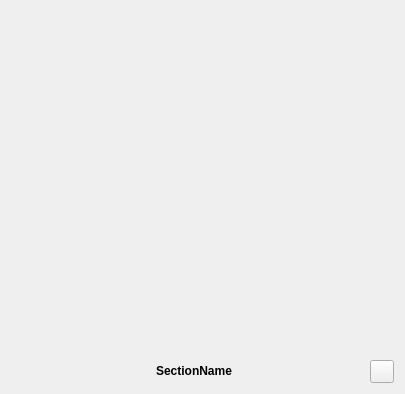
<?xml version="1.0" encoding="UTF-8"?>
<ui version="4.0">
 <class>CoreFlexiToolBarSection</class>
 <widget class="QWidget" name="CoreFlexiToolBarSection">
  <property name="geometry">
   <rect>
    <x>0</x>
    <y>0</y>
    <width>405</width>
    <height>394</height>
   </rect>
  </property>
  <property name="windowTitle">
   <string>CoreFlexiToolBarSection</string>
  </property>
  <layout class="QVBoxLayout" name="verticalLayout_2">
   <item>
    <layout class="QVBoxLayout" name="verticalLayout">
     <item>
      <widget class="QWidget" name="innerWidgetPlaceholder" native="true">
       <layout class="QVBoxLayout" name="verticalLayout_3"/>
      </widget>
     </item>
     <item>
      <spacer name="verticalSpacer">
       <property name="orientation">
        <enum>Qt::Vertical</enum>
       </property>
       <property name="sizeHint" stdset="0">
        <size>
         <width>20</width>
         <height>40</height>
        </size>
       </property>
      </spacer>
     </item>
    </layout>
   </item>
   <item>
    <layout class="QHBoxLayout" name="horizontalLayout">
     <item>
      <widget class="QLabel" name="iconPlaceholder">
       <property name="text">
        <string/>
       </property>
      </widget>
     </item>
     <item>
      <widget class="QLabel" name="sectionNameLabel">
       <property name="sizePolicy">
        <sizepolicy hsizetype="Expanding" vsizetype="Fixed">
         <horstretch>0</horstretch>
         <verstretch>0</verstretch>
        </sizepolicy>
       </property>
       <property name="font">
        <font>
         <weight>75</weight>
         <bold>true</bold>
        </font>
       </property>
       <property name="lineWidth">
        <number>1</number>
       </property>
       <property name="text">
        <string>SectionName</string>
       </property>
       <property name="textFormat">
        <enum>Qt::RichText</enum>
       </property>
       <property name="alignment">
        <set>Qt::AlignCenter</set>
       </property>
      </widget>
     </item>
     <item>
      <widget class="QToolButton" name="configurationButton">
       <property name="text">
        <string/>
       </property>
      </widget>
     </item>
    </layout>
   </item>
  </layout>
 </widget>
 <resources/>
 <connections/>
</ui>
